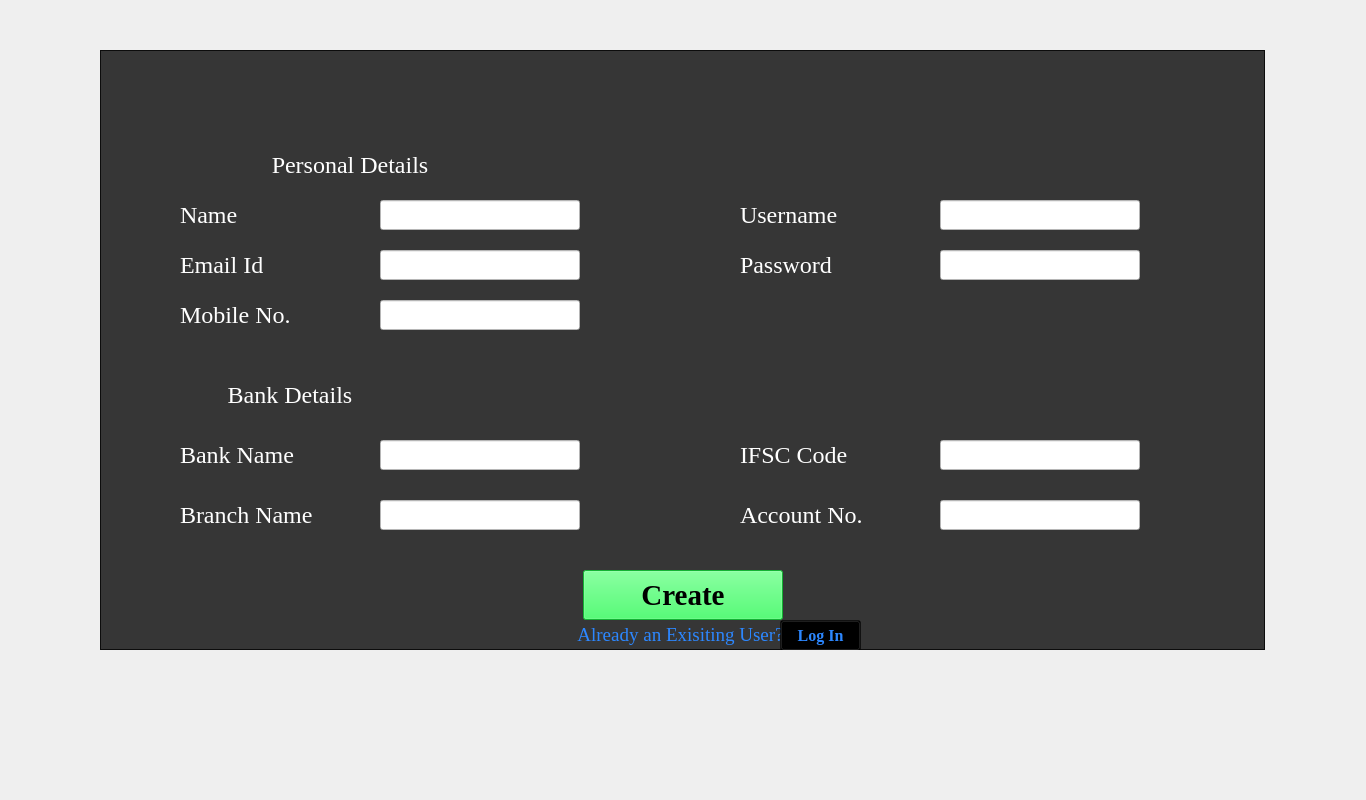
<?xml version="1.0" encoding="UTF-8"?>
<ui version="4.0">
 <class>MainWindow</class>
 <widget class="QMainWindow" name="MainWindow">
  <property name="geometry">
   <rect>
    <x>0</x>
    <y>0</y>
    <width>1366</width>
    <height>800</height>
   </rect>
  </property>
  <property name="windowTitle">
   <string>MainWindow</string>
  </property>
  <widget class="QWidget" name="centralwidget">
   <widget class="QLabel" name="label">
    <property name="geometry">
     <rect>
      <x>0</x>
      <y>0</y>
      <width>1366</width>
      <height>800</height>
     </rect>
    </property>
    <property name="text">
     <string/>
    </property>
    <property name="pixmap">
     <pixmap>../IMG/WhatsApp Image 2022-04-11 at 10..jpg</pixmap>
    </property>
   </widget>
   <widget class="QFrame" name="frame">
    <property name="geometry">
     <rect>
      <x>100</x>
      <y>50</y>
      <width>1165</width>
      <height>600</height>
     </rect>
    </property>
    <property name="styleSheet">
     <string notr="true">background-color: rgb(0, 0, 0,99);</string>
    </property>
    <property name="frameShape">
     <enum>QFrame::StyledPanel</enum>
    </property>
    <property name="frameShadow">
     <enum>QFrame::Raised</enum>
    </property>
    <widget class="QFrame" name="frame_2">
     <property name="geometry">
      <rect>
       <x>0</x>
       <y>0</y>
       <width>1165</width>
       <height>600</height>
      </rect>
     </property>
     <property name="styleSheet">
      <string notr="true">background-color: rgb(0, 0, 0,99);</string>
     </property>
     <property name="frameShape">
      <enum>QFrame::StyledPanel</enum>
     </property>
     <property name="frameShadow">
      <enum>QFrame::Raised</enum>
     </property>
     <widget class="QFrame" name="frame_3">
      <property name="geometry">
       <rect>
        <x>0</x>
        <y>0</y>
        <width>1165</width>
        <height>600</height>
       </rect>
      </property>
      <property name="styleSheet">
       <string notr="true">background-color: rgb(0, 0, 0,99);</string>
      </property>
      <property name="frameShape">
       <enum>QFrame::StyledPanel</enum>
      </property>
      <property name="frameShadow">
       <enum>QFrame::Raised</enum>
      </property>
      <widget class="QLabel" name="label_2">
       <property name="geometry">
        <rect>
         <x>150</x>
         <y>100</y>
         <width>200</width>
         <height>30</height>
        </rect>
       </property>
       <property name="font">
        <font>
         <family>Times New Roman</family>
         <pointsize>18</pointsize>
        </font>
       </property>
       <property name="focusPolicy">
        <enum>Qt::StrongFocus</enum>
       </property>
       <property name="styleSheet">
        <string notr="true">background-color: rgb(255, 255, 255,0);
color: rgb(255, 255, 255);</string>
       </property>
       <property name="text">
        <string>Personal Details</string>
       </property>
       <property name="alignment">
        <set>Qt::AlignCenter</set>
       </property>
      </widget>
      <widget class="QLabel" name="label_3">
       <property name="geometry">
        <rect>
         <x>90</x>
         <y>330</y>
         <width>200</width>
         <height>30</height>
        </rect>
       </property>
       <property name="font">
        <font>
         <family>Times New Roman</family>
         <pointsize>18</pointsize>
        </font>
       </property>
       <property name="focusPolicy">
        <enum>Qt::StrongFocus</enum>
       </property>
       <property name="styleSheet">
        <string notr="true">background-color: rgb(255, 255, 255,0);
color: rgb(255, 255, 255);</string>
       </property>
       <property name="text">
        <string>Bank Details</string>
       </property>
       <property name="alignment">
        <set>Qt::AlignCenter</set>
       </property>
      </widget>
      <widget class="QLabel" name="label_4">
       <property name="geometry">
        <rect>
         <x>80</x>
         <y>150</y>
         <width>200</width>
         <height>30</height>
        </rect>
       </property>
       <property name="font">
        <font>
         <family>Times New Roman</family>
         <pointsize>18</pointsize>
        </font>
       </property>
       <property name="focusPolicy">
        <enum>Qt::StrongFocus</enum>
       </property>
       <property name="styleSheet">
        <string notr="true">background-color: rgb(255, 255, 255,0);
color: rgb(255, 255, 255);</string>
       </property>
       <property name="text">
        <string>Name</string>
       </property>
       <property name="alignment">
        <set>Qt::AlignLeading|Qt::AlignLeft|Qt::AlignVCenter</set>
       </property>
      </widget>
      <widget class="QLabel" name="label_5">
       <property name="geometry">
        <rect>
         <x>80</x>
         <y>200</y>
         <width>200</width>
         <height>30</height>
        </rect>
       </property>
       <property name="font">
        <font>
         <family>Times New Roman</family>
         <pointsize>18</pointsize>
        </font>
       </property>
       <property name="focusPolicy">
        <enum>Qt::StrongFocus</enum>
       </property>
       <property name="styleSheet">
        <string notr="true">background-color: rgb(255, 255, 255,0);
color: rgb(255, 255, 255);</string>
       </property>
       <property name="text">
        <string>Email Id</string>
       </property>
       <property name="alignment">
        <set>Qt::AlignLeading|Qt::AlignLeft|Qt::AlignVCenter</set>
       </property>
      </widget>
      <widget class="QLabel" name="label_6">
       <property name="geometry">
        <rect>
         <x>80</x>
         <y>250</y>
         <width>200</width>
         <height>30</height>
        </rect>
       </property>
       <property name="font">
        <font>
         <family>Times New Roman</family>
         <pointsize>18</pointsize>
        </font>
       </property>
       <property name="focusPolicy">
        <enum>Qt::StrongFocus</enum>
       </property>
       <property name="styleSheet">
        <string notr="true">background-color: rgb(255, 255, 255,0);
color: rgb(255, 255, 255);</string>
       </property>
       <property name="text">
        <string>Mobile No.</string>
       </property>
       <property name="alignment">
        <set>Qt::AlignLeading|Qt::AlignLeft|Qt::AlignVCenter</set>
       </property>
      </widget>
      <widget class="QLabel" name="label_7">
       <property name="geometry">
        <rect>
         <x>640</x>
         <y>150</y>
         <width>200</width>
         <height>30</height>
        </rect>
       </property>
       <property name="font">
        <font>
         <family>Times New Roman</family>
         <pointsize>18</pointsize>
        </font>
       </property>
       <property name="focusPolicy">
        <enum>Qt::StrongFocus</enum>
       </property>
       <property name="styleSheet">
        <string notr="true">background-color: rgb(255, 255, 255,0);
color: rgb(255, 255, 255);</string>
       </property>
       <property name="text">
        <string>Username </string>
       </property>
       <property name="alignment">
        <set>Qt::AlignLeading|Qt::AlignLeft|Qt::AlignVCenter</set>
       </property>
      </widget>
      <widget class="QLabel" name="label_8">
       <property name="geometry">
        <rect>
         <x>640</x>
         <y>200</y>
         <width>200</width>
         <height>30</height>
        </rect>
       </property>
       <property name="font">
        <font>
         <family>Times New Roman</family>
         <pointsize>18</pointsize>
        </font>
       </property>
       <property name="focusPolicy">
        <enum>Qt::StrongFocus</enum>
       </property>
       <property name="styleSheet">
        <string notr="true">background-color: rgb(255, 255, 255,0);
color: rgb(255, 255, 255);</string>
       </property>
       <property name="text">
        <string>Password</string>
       </property>
       <property name="alignment">
        <set>Qt::AlignLeading|Qt::AlignLeft|Qt::AlignVCenter</set>
       </property>
      </widget>
      <widget class="QLineEdit" name="lineEdit">
       <property name="geometry">
        <rect>
         <x>280</x>
         <y>150</y>
         <width>200</width>
         <height>30</height>
        </rect>
       </property>
       <property name="font">
        <font>
         <family>Times New Roman</family>
         <pointsize>18</pointsize>
        </font>
       </property>
       <property name="styleSheet">
        <string notr="true">background-color: rgb(255, 255, 255);
color: rgb(0, 0, 0);</string>
       </property>
      </widget>
      <widget class="QLineEdit" name="lineEdit_2">
       <property name="geometry">
        <rect>
         <x>280</x>
         <y>200</y>
         <width>200</width>
         <height>30</height>
        </rect>
       </property>
       <property name="font">
        <font>
         <family>Times New Roman</family>
         <pointsize>18</pointsize>
        </font>
       </property>
       <property name="styleSheet">
        <string notr="true">background-color: rgb(255, 255, 255);
color: rgb(0, 0, 0);</string>
       </property>
      </widget>
      <widget class="QLineEdit" name="lineEdit_3">
       <property name="geometry">
        <rect>
         <x>280</x>
         <y>250</y>
         <width>200</width>
         <height>30</height>
        </rect>
       </property>
       <property name="font">
        <font>
         <family>Times New Roman</family>
         <pointsize>18</pointsize>
        </font>
       </property>
       <property name="styleSheet">
        <string notr="true">background-color: rgb(255, 255, 255);
color: rgb(0, 0, 0);</string>
       </property>
      </widget>
      <widget class="QLineEdit" name="lineEdit_4">
       <property name="geometry">
        <rect>
         <x>840</x>
         <y>150</y>
         <width>200</width>
         <height>30</height>
        </rect>
       </property>
       <property name="font">
        <font>
         <family>Times New Roman</family>
         <pointsize>18</pointsize>
        </font>
       </property>
       <property name="styleSheet">
        <string notr="true">background-color: rgb(255, 255, 255);
color: rgb(0, 0, 0);</string>
       </property>
      </widget>
      <widget class="QLineEdit" name="lineEdit_5">
       <property name="geometry">
        <rect>
         <x>840</x>
         <y>450</y>
         <width>200</width>
         <height>30</height>
        </rect>
       </property>
       <property name="font">
        <font>
         <family>Times New Roman</family>
         <pointsize>18</pointsize>
        </font>
       </property>
       <property name="styleSheet">
        <string notr="true">background-color: rgb(255, 255, 255);
color: rgb(0, 0, 0);</string>
       </property>
      </widget>
      <widget class="QLabel" name="label_16">
       <property name="geometry">
        <rect>
         <x>80</x>
         <y>390</y>
         <width>200</width>
         <height>30</height>
        </rect>
       </property>
       <property name="font">
        <font>
         <family>Times New Roman</family>
         <pointsize>18</pointsize>
        </font>
       </property>
       <property name="focusPolicy">
        <enum>Qt::StrongFocus</enum>
       </property>
       <property name="styleSheet">
        <string notr="true">background-color: rgb(255, 255, 255,0);
color: rgb(255, 255, 255);</string>
       </property>
       <property name="text">
        <string>Bank Name</string>
       </property>
       <property name="alignment">
        <set>Qt::AlignLeading|Qt::AlignLeft|Qt::AlignVCenter</set>
       </property>
      </widget>
      <widget class="QLineEdit" name="lineEdit_11">
       <property name="geometry">
        <rect>
         <x>280</x>
         <y>390</y>
         <width>200</width>
         <height>30</height>
        </rect>
       </property>
       <property name="font">
        <font>
         <family>Times New Roman</family>
         <pointsize>18</pointsize>
        </font>
       </property>
       <property name="styleSheet">
        <string notr="true">background-color: rgb(255, 255, 255);
color: rgb(0, 0, 0);</string>
       </property>
      </widget>
      <widget class="QLabel" name="label_17">
       <property name="geometry">
        <rect>
         <x>80</x>
         <y>450</y>
         <width>200</width>
         <height>30</height>
        </rect>
       </property>
       <property name="font">
        <font>
         <family>Times New Roman</family>
         <pointsize>18</pointsize>
        </font>
       </property>
       <property name="focusPolicy">
        <enum>Qt::StrongFocus</enum>
       </property>
       <property name="styleSheet">
        <string notr="true">background-color: rgb(255, 255, 255,0);
color: rgb(255, 255, 255);</string>
       </property>
       <property name="text">
        <string>Branch Name</string>
       </property>
       <property name="alignment">
        <set>Qt::AlignLeading|Qt::AlignLeft|Qt::AlignVCenter</set>
       </property>
      </widget>
      <widget class="QLineEdit" name="lineEdit_12">
       <property name="geometry">
        <rect>
         <x>840</x>
         <y>200</y>
         <width>200</width>
         <height>30</height>
        </rect>
       </property>
       <property name="font">
        <font>
         <family>Times New Roman</family>
         <pointsize>18</pointsize>
        </font>
       </property>
       <property name="styleSheet">
        <string notr="true">background-color: rgb(255, 255, 255);
color: rgb(0, 0, 0);</string>
       </property>
      </widget>
      <widget class="QLineEdit" name="lineEdit_13">
       <property name="geometry">
        <rect>
         <x>280</x>
         <y>450</y>
         <width>200</width>
         <height>30</height>
        </rect>
       </property>
       <property name="font">
        <font>
         <family>Times New Roman</family>
         <pointsize>18</pointsize>
        </font>
       </property>
       <property name="styleSheet">
        <string notr="true">background-color: rgb(255, 255, 255);
color: rgb(0, 0, 0);</string>
       </property>
      </widget>
      <widget class="QLabel" name="label_18">
       <property name="geometry">
        <rect>
         <x>640</x>
         <y>390</y>
         <width>200</width>
         <height>30</height>
        </rect>
       </property>
       <property name="font">
        <font>
         <family>Times New Roman</family>
         <pointsize>18</pointsize>
        </font>
       </property>
       <property name="focusPolicy">
        <enum>Qt::StrongFocus</enum>
       </property>
       <property name="styleSheet">
        <string notr="true">background-color: rgb(255, 255, 255,0);
color: rgb(255, 255, 255);</string>
       </property>
       <property name="text">
        <string>IFSC Code</string>
       </property>
       <property name="alignment">
        <set>Qt::AlignLeading|Qt::AlignLeft|Qt::AlignVCenter</set>
       </property>
      </widget>
      <widget class="QLineEdit" name="lineEdit_15">
       <property name="geometry">
        <rect>
         <x>840</x>
         <y>390</y>
         <width>200</width>
         <height>30</height>
        </rect>
       </property>
       <property name="font">
        <font>
         <family>Times New Roman</family>
         <pointsize>18</pointsize>
        </font>
       </property>
       <property name="styleSheet">
        <string notr="true">background-color: rgb(255, 255, 255);
color: rgb(0, 0, 0);</string>
       </property>
      </widget>
      <widget class="QLabel" name="label_19">
       <property name="geometry">
        <rect>
         <x>640</x>
         <y>450</y>
         <width>200</width>
         <height>30</height>
        </rect>
       </property>
       <property name="font">
        <font>
         <family>Times New Roman</family>
         <pointsize>18</pointsize>
        </font>
       </property>
       <property name="focusPolicy">
        <enum>Qt::StrongFocus</enum>
       </property>
       <property name="styleSheet">
        <string notr="true">background-color: rgb(255, 255, 255,0);
color: rgb(255, 255, 255);</string>
       </property>
       <property name="text">
        <string>Account No.</string>
       </property>
       <property name="alignment">
        <set>Qt::AlignLeading|Qt::AlignLeft|Qt::AlignVCenter</set>
       </property>
      </widget>
      <widget class="QPushButton" name="pushButton">
       <property name="geometry">
        <rect>
         <x>483</x>
         <y>520</y>
         <width>200</width>
         <height>50</height>
        </rect>
       </property>
       <property name="font">
        <font>
         <family>Times New Roman</family>
         <pointsize>22</pointsize>
         <weight>75</weight>
         <bold>true</bold>
        </font>
       </property>
       <property name="styleSheet">
        <string notr="true">background-color: rgb(27, 249, 72);</string>
       </property>
       <property name="text">
        <string>Create</string>
       </property>
      </widget>
      <widget class="QLabel" name="label_21">
       <property name="geometry">
        <rect>
         <x>430</x>
         <y>570</y>
         <width>301</width>
         <height>30</height>
        </rect>
       </property>
       <property name="font">
        <font>
         <family>Times New Roman</family>
         <pointsize>14</pointsize>
        </font>
       </property>
       <property name="focusPolicy">
        <enum>Qt::StrongFocus</enum>
       </property>
       <property name="styleSheet">
        <string notr="true">background-color: rgb(255, 255, 255,0);
color: rgb(44, 135, 255);</string>
       </property>
       <property name="text">
        <string>Already an Exisiting User?</string>
       </property>
       <property name="alignment">
        <set>Qt::AlignCenter</set>
       </property>
      </widget>
      <widget class="QPushButton" name="pushButton_2">
       <property name="geometry">
        <rect>
         <x>680</x>
         <y>570</y>
         <width>81</width>
         <height>31</height>
        </rect>
       </property>
       <property name="font">
        <font>
         <family>Times New Roman</family>
         <pointsize>12</pointsize>
         <weight>75</weight>
         <bold>true</bold>
        </font>
       </property>
       <property name="styleSheet">
        <string notr="true">
color: rgb(44, 135, 255);</string>
       </property>
       <property name="text">
        <string>Log In</string>
       </property>
      </widget>
     </widget>
    </widget>
   </widget>
  </widget>
 </widget>
 <resources/>
 <connections/>
</ui>
